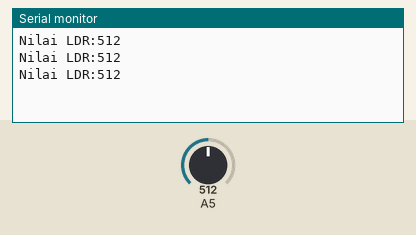
Bench run of a sketch on a simulated Arduino Uno, built for the host (arithmetic inside an expression is 32-bit, double 64-bit). On the bench: the last lines printed to the serial monitor. The inputs (shaded band) are chosen by the test bench; at power-on: A5 = 512.

Above: at 1.3 s.
1.4 s: A5 set to 716
At 1.9 s:
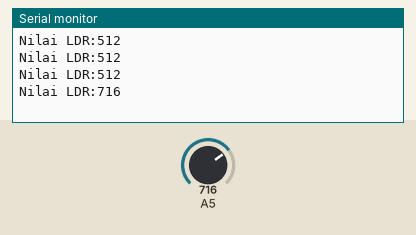
2.9 s: A5 set to 900
At 3.4 s:
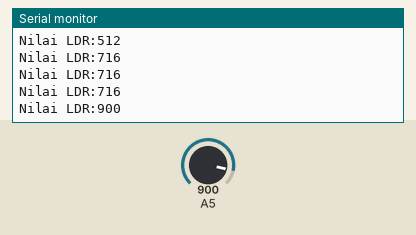
Timing chart, 0 to 5.9 s (numbered marks = the images above; inputs shaded):
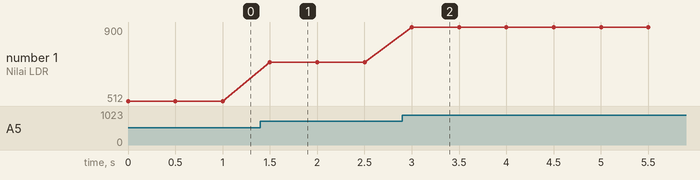

Measured:
- after the input at 1.4 s, the serial monitor: prints a new line after 0.10 s (image 1)
- after the input at 2.9 s, the serial monitor: prints a new line after 0.10 s (image 2)
- plotted number 1: 512 → 716 after the input at 1.4 s, 716 → 900 after the input at 2.9 s

The sketch:

2.Sensor_LDR.ino
```cpp
/*/
 * A9  to RX USBTTL
 * A10 to TX USBTTL
 * Tekan Reset sebelum Upload
 * Pilih Board    :fake STM32F10
 * Upload methode :Serial
 */
//Inisialisasi pembuatan variable
int sensorLDR =PA5;

void setup() {
  //Menentukan Fungsionalitas dari PIN pada Microcontroller
  Serial.begin(115200); //baudrate yang digunakan untuk komunikasi microcontroller dengan komputer
  pinMode(sensorLDR,INPUT);
}

void loop() {
  //Program yang akan dijalankan berulang-ulang
  int bacaLDR=analogRead(sensorLDR); //Membaca Nilai LDR

  //Print ke Serial Monitor
  Serial.print("Nilai LDR:");
  Serial.print(bacaLDR);
  Serial.println();
  delay(500); //Jeda waktu perulagan seama 500 mili detik
}
```
